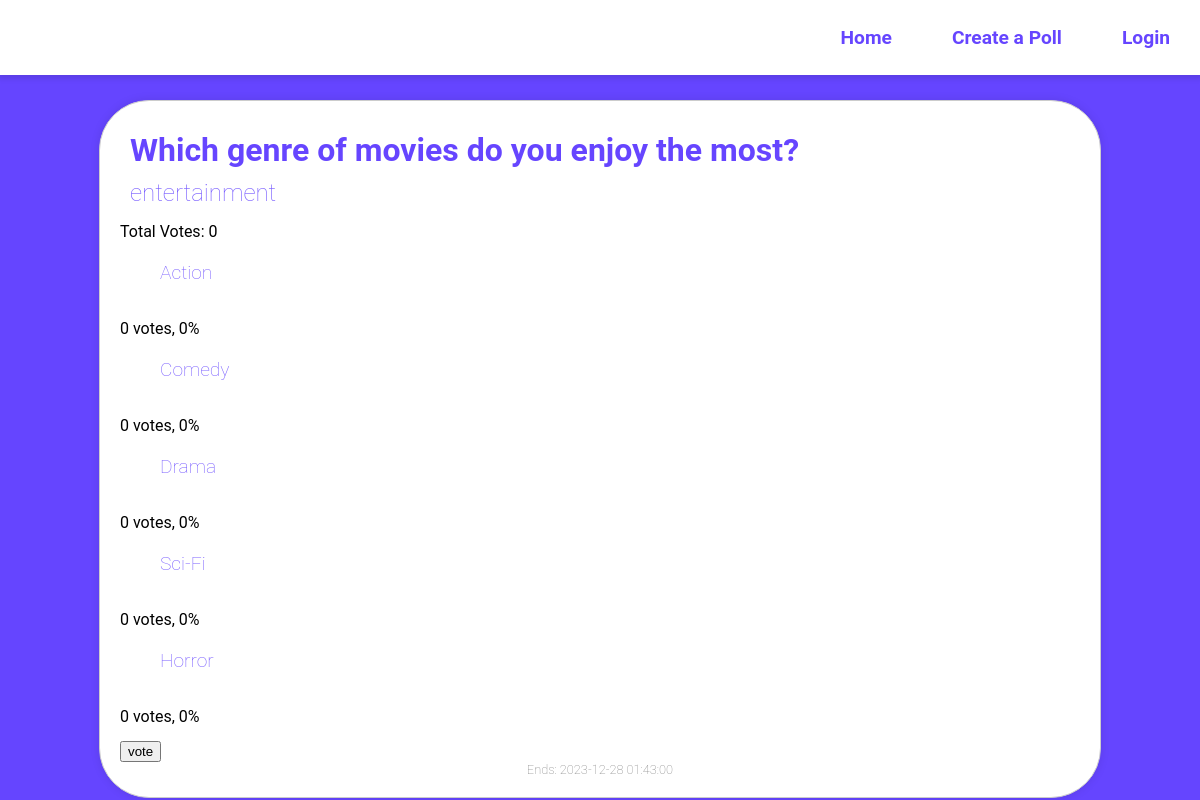
Screenshot of /Views/viewPoll.php?pollId=12 with the database file from the repository.
### tables this page shows
CREATE TABLE `polls` (
  `id` int(11) NOT NULL,
  `title` varchar(255) NOT NULL,
  `end_date` datetime DEFAULT NULL,
  `user_id` int(11) NOT NULL,
  `category` varchar(255) NOT NULL,
  `time_created` timestamp NOT NULL DEFAULT current_timestamp(),
  `time_updated` timestamp NOT NULL DEFAULT current_timestamp() ON UPDATE current_timestamp()
);

CREATE TABLE `options` (
  `id` int(11) NOT NULL,
  `option_text` varchar(255) NOT NULL,
  `poll_id` int(11) NOT NULL
);

### Models/Poll.php (called while the page is built, shortened)
<?php
require 'connection.php';
class Poll
{
    public $id;
    public static function find($id) {
        global $db;
        return $db->query('SELECT * FROM polls WHERE id = ' . $id)->fetchObject(self::class);
    }
    public function options() {
        global $db;
        return $db->query('SELECT * FROM options WHERE poll_id = ' . $this->id)->fetchAll(\PDO::FETCH_CLASS, Option::class);
    }
    public function votes() {
        global $db;
        return $db->query('SELECT * FROM votes WHERE poll_id = ' . $this->id)->rowCount();
    }
}

### Models/Option.php (called while the page is built, shortened)
<?php
class Option
{
    public $id;
    public function votes() {
        global $db;
        return $db->query('SELECT * FROM votes WHERE option_id = ' . $this->id)->rowCount();
    }
}

### Templates/openPoll.php (the view, shortened to what this page needs)
<?php
$pollId = $_GET['pollId'];
$poll = Poll::find($pollId);
echo "<div class='poll'>";
echo "<h2 class='title'>" . $poll->title . "</h2>";
echo "<h3 class='category'>" . $poll->category . "</h3>";
echo "<form action='../Controllers/vote.php' method='post'>";
$options = $poll->options();
$votes = $poll->votes();
echo "<p class='stats'>Total Votes: " . $votes . "</p>";
$votes = $votes > 0 ? $votes : 1;
foreach ($options as $option) {
    $optionVotes = $option->votes();
    $percent = round(($optionVotes) / ($votes) * 100);
    echo "<div class='option'>";
    echo "<label for='$option->id'>$option->option_text</label>";
    echo "<div>";
    echo "<p class='stats'>" . $optionVotes. " votes, ". $percent . "%</p>";
    echo "</div>";
}
echo "<input type='submit' value='vote'/>";
echo "</form>";
if ($poll->end_date) {
    echo "<p class='expiry''>Ends: " . $poll->end_date . "</p>";
}
echo "</div>";

### Views/viewPoll.php (shortened to what this page needs)
<!DOCTYPE html>
<html lang="en">
<head>
    <link rel="stylesheet" href="../Stylesheets/viewPoll.css">
    <link rel="stylesheet" href="../Stylesheets/navbar.css">
</head>
<body>
    <?php
    require '../Templates/navbar.php';
    $pollId = $_GET['pollId'];
    echo "<div class='container'>";
    echo "<main>";
    if (isset($_SESSION['user'])) {
        $user = $_SESSION['user'];
        $vote = $user->getVote($pollId);
        if (!$vote) {
            require '../Templates/openPoll.php';
        } else {
            require '../Templates/disabledPoll.php';
        }
    } else
        require '../Templates/openPoll.php';
    echo "</main>";
    echo "</div>";
    ?>
</body>
</html>

### Templates/navbar.php (shortened to what this page needs)
<nav>
    <div class="buttons">
    <a href="index.php">Home</a>
    <a href="addPoll.php">Create a Poll</a>
    <?php
    if (isset($_SESSION['user'])){
        $admin = $_SESSION['user']->isAdmin();
        echo '<a href="profile.php">Profile</a>';
        echo '<a href="myPolls.php">My Polls</a>';
        echo '<a href="../Controllers/logout.php">Logout</a>';
    } else {
        echo '<a href="Login.php">Login</a>';
    }
    ?>
    </div>
</nav>

### Stylesheets/viewPoll.css (style rules this page uses)
body { font-family: 'Roboto', sans-serif; display: flex; height: 100vh; width: 100vw; background-color: rgba(45,0,255,0.73); margin: 0; }
.container { width: 100%; margin-top: 100px; display: flex; flex-direction: column; align-items: center; }
main { width: 100%; display: flex; flex-direction: row; flex-wrap: wrap; justify-content: center; }
.poll { width: 80%; height: fit-content; border: 1px solid #ccc; background-color: white; border-radius: 50px; padding: 20px; box-shadow: 0 0 10px rgba(0, 0, 0, 0.1); }
.poll h2 { font-size: 2rem; margin: 10px 0 5px 10px; color: rgba(45,0,255,0.73); }
.poll h3 { margin: 10px 0 15px 10px; font-size: 1.5rem; font-weight: lighter; color: rgba(45,0,255,0.65); }
p { margin: 0 0 15px; }
.expiry { text-align: center; margin: 0; font-size: 0.8rem; font-weight: lighter; color: grey; }
label { margin: 0 0 10px; padding: 10px 40px; border-radius: 40px; font-size: 1.2rem; font-weight: lighter; color: rgba(45,0,255,0.65); cursor: pointer; }
.option { margin-top: 20px; }

### Stylesheets/navbar.css (style rules this page uses)
nav { display: flex; background-color: white; position: fixed; flex-direction: row; align-items: center; justify-content: space-between; width: 100%; height: 75px; box-shadow: 0 2px 5px 2px rgba(0, 0, 0, 0.1); z-index: 100; }
.container { top: 75px; }
nav a { transition: 0.2s; text-decoration: none; font-weight: bold; font-size: 1.2rem; color: rgba(45,0,255,0.73); padding: 10px 20px; margin: 10px; border-radius: 30px; }
.buttons { height: 100%; display: flex; flex-direction: row; justify-content: flex-end; align-items: center; }

### rows the page displays
polls: title "Which genre of movies do you enjoy the most?", category "entertainment", end_date "2023-12-28 01:43:00"
options: option_text "Action", optionVotes "0", percent "0"
options: option_text "Comedy", optionVotes "0", percent "0"
options: option_text "Drama", optionVotes "0", percent "0"
options: option_text "Sci-Fi", optionVotes "0", percent "0"
options: option_text "Horror", optionVotes "0", percent "0"

### other values shown
$votes "0"
